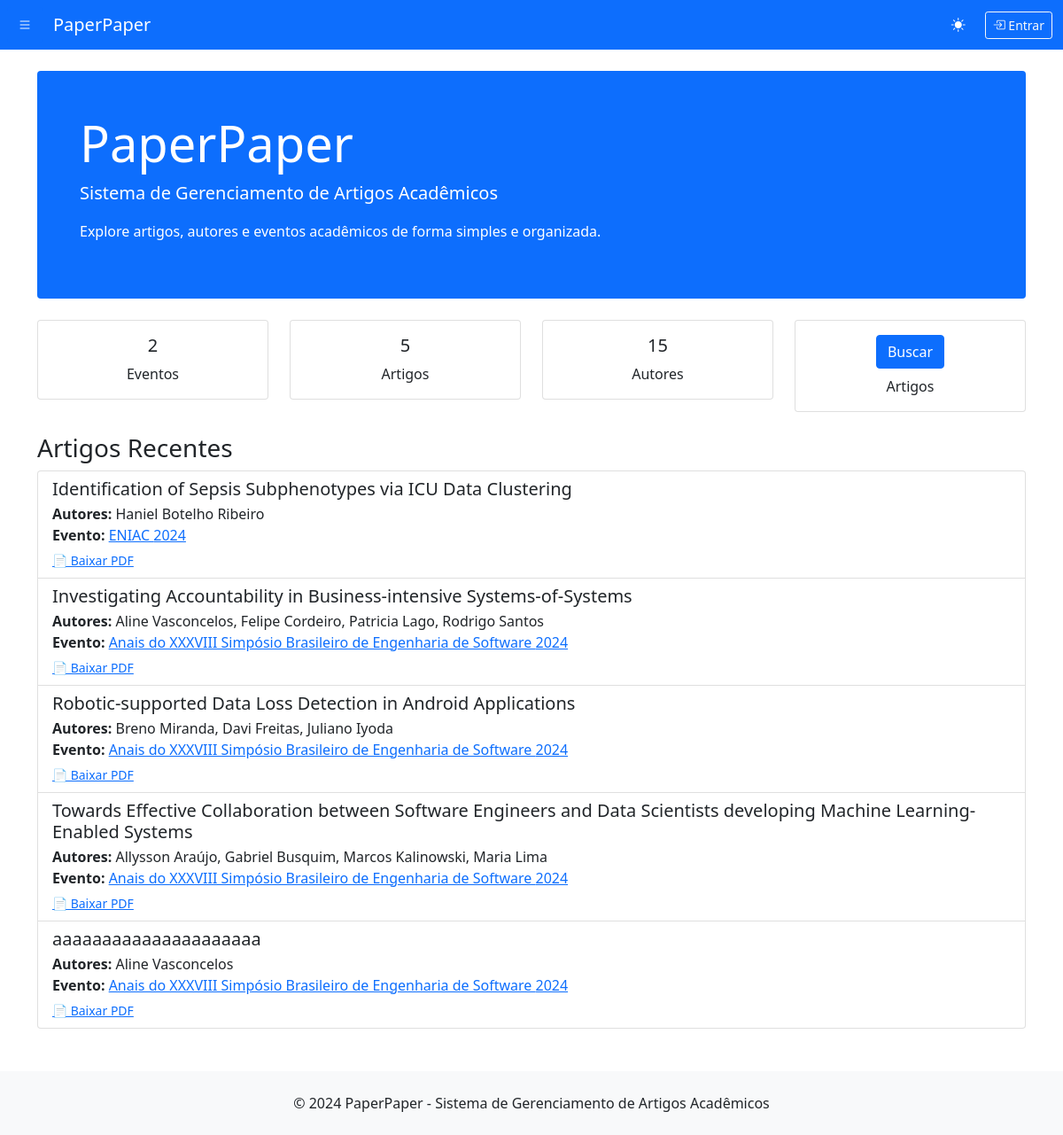
Before: / with the older database file.
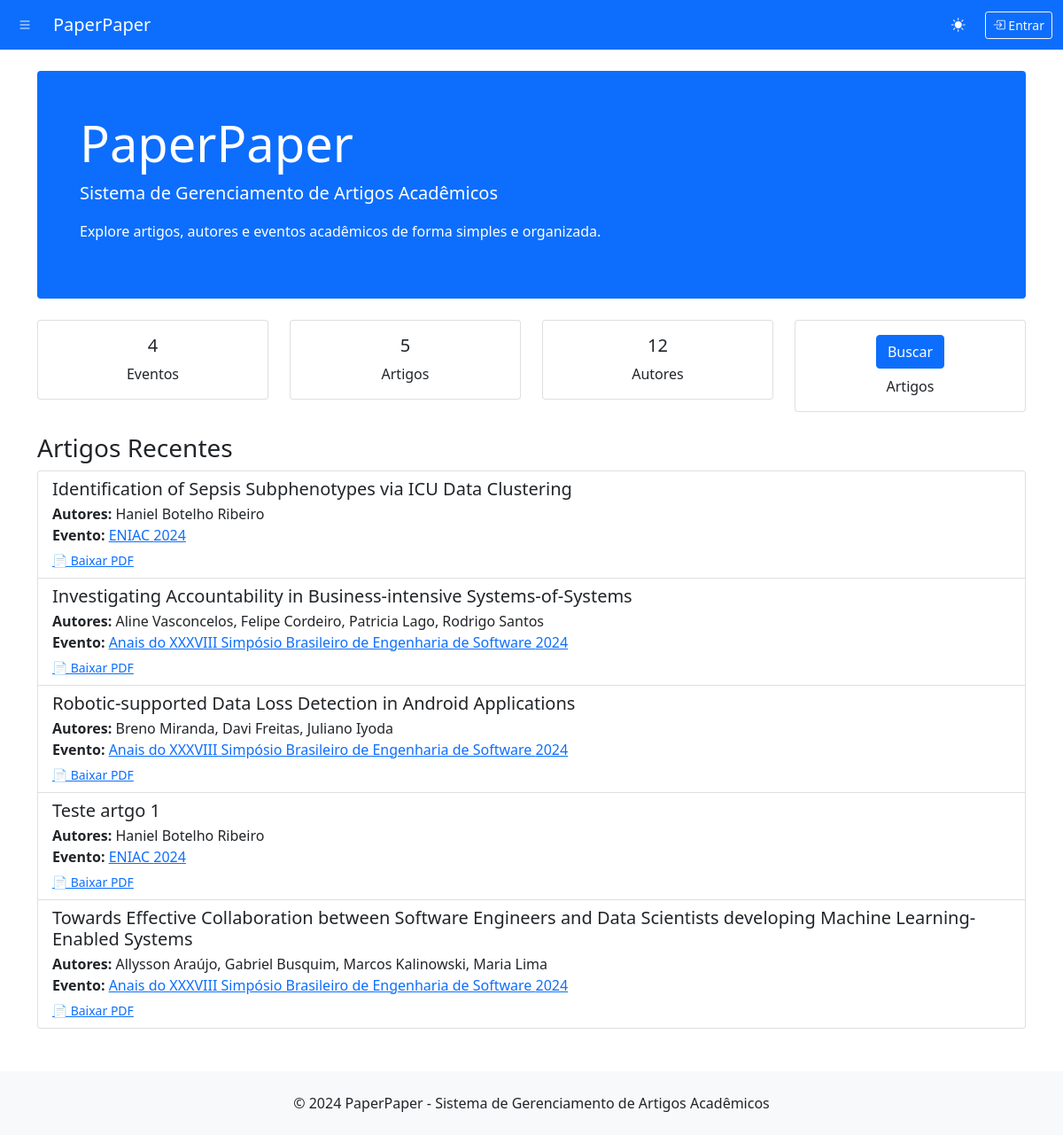
After: the same page with the newer database file.
### paperpaper/models.py (models this page shows, shortened)
class Article(models.Model):
    title = models.CharField(max_length=500, verbose_name="Título")
    authors = models.ManyToManyField(Author, related_name='articles', verbose_name="Autores")
    edition = models.ForeignKey(Edition, on_delete=models.CASCADE, related_name='articles')
    start_page = models.PositiveIntegerField(verbose_name="Página Inicial", null=True, blank=True)
    end_page = models.PositiveIntegerField(verbose_name="Página Final", null=True, blank=True)
    pdf_file = models.FileField(upload_to=article_pdf_upload_path, verbose_name="Arquivo PDF", null=True, blank=True)
    bibtex_key = models.CharField(max_length=100, verbose_name="Chave BibTeX", blank=True)
    slug = models.SlugField(max_length=600, blank=True)
    created_at = models.DateTimeField(auto_now_add=True)
    updated_at = models.DateTimeField(auto_now=True)
    class Meta:
        verbose_name = "Artigo"
        verbose_name_plural = "Artigos"
        ordering = ['-edition__year', 'title']
    @property
    def authors_list(self):
        return [author.full_name for author in self.authors.all()]
    @property
    def authors_string(self):
        return ", ".join(self.authors_list)

class Author(models.Model):
    full_name = models.CharField(max_length=200, verbose_name="Nome Completo")
    slug = models.SlugField(unique=True, blank=True)
    created_at = models.DateTimeField(auto_now_add=True)
    class Meta:
        verbose_name = "Autor"
        verbose_name_plural = "Autores"
        ordering = ['full_name']

class Edition(models.Model):
    event = models.ForeignKey(Event, on_delete=models.CASCADE, related_name='editions')
    year = models.PositiveIntegerField(verbose_name="Ano")
    location = models.CharField(max_length=200, verbose_name="Local")
    created_at = models.DateTimeField(auto_now_add=True)
    updated_at = models.DateTimeField(auto_now=True)
    class Meta:
        verbose_name = "Edição"
        verbose_name_plural = "Edições"
        unique_together = ['event', 'year']
        ordering = ['-year']

class Event(models.Model):
    name = models.CharField(max_length=200, verbose_name="Nome do Evento")
    acronym = models.CharField(max_length=20, unique=True, verbose_name="Sigla")
    promoting_entity = models.CharField(max_length=200, verbose_name="Entidade Promotora")
    slug = models.SlugField(unique=True, blank=True)
    created_at = models.DateTimeField(auto_now_add=True)
    updated_at = models.DateTimeField(auto_now=True)
    class Meta:
        verbose_name = "Evento"
        verbose_name_plural = "Eventos"
        ordering = ['name']

### paperpaper/views.py (the view)
# urls.py: 2. Add a URL to urlpatterns:  path('', views.home, name='home')
def home(request):
    context = {
        'events_count': Event.objects.count(),
        'articles_count': Article.objects.count(),
        'authors_count': Author.objects.count(),
        'recent_articles': Article.objects.select_related('edition__event').prefetch_related('authors')[:5]
    }
    return render(request, 'paperpaper/home.html', context)

### templates/paperpaper/home.html (shortened to what this page needs)
{% extends 'paperpaper/base.html' %}
{% block content %}
<div class="row">
    <div class="col-12">
        <div class="jumbotron bg-primary text-white p-5 rounded mb-4">
            <h1 class="display-4">PaperPaper</h1>
            <p class="lead">Sistema de Gerenciamento de Artigos Acadêmicos</p>
            <p>Explore artigos, autores e eventos acadêmicos de forma simples e organizada.</p>
        </div>
    </div>
</div>
<div class="row mb-4">
    <div class="col-md-3">
        <div class="card text-center">
            <div class="card-body">
                <h5 class="card-title">{{ events_count }}</h5>
                <p class="card-text">Eventos</p>
            </div>
        </div>
    </div>
    <div class="col-md-3">
        <div class="card text-center">
            <div class="card-body">
                <h5 class="card-title">{{ articles_count }}</h5>
                <p class="card-text">Artigos</p>
            </div>
        </div>
    </div>
    <div class="col-md-3">
        <div class="card text-center">
            <div class="card-body">
                <h5 class="card-title">{{ authors_count }}</h5>
                <p class="card-text">Autores</p>
            </div>
        </div>
    </div>
    <div class="col-md-3">
        <div class="card text-center">
            <div class="card-body">
                <h5 class="card-title">
                    <a href="{% url 'search_articles' %}" class="btn btn-primary">Buscar</a>
                </h5>
                <p class="card-text">Artigos</p>
            </div>
        </div>
    </div>
</div>
{% if recent_articles %}
<div class="row">
    <div class="col-12">
        <h3>Artigos Recentes</h3>
        <div class="list-group">
            {% for article in recent_articles %}
            <div class="list-group-item">
                <h5 class="mb-1">{{ article.title }}</h5>
                <p class="mb-1">
                    <strong>Autores:</strong> {{ article.authors_string }}<br>
                    <strong>Evento:</strong>
                    <a href="{% url 'edition_detail' article.edition.event.slug article.edition.year %}">
                        {{ article.edition.event.name }} {{ article.edition.year }}
                    </a>
                </p>
                {% if article.pdf_file %}
                <small><a href="{{ article.pdf_file.url }}" target="_blank">📄 Baixar PDF</a></small>
                {% endif %}
            </div>
            {% endfor %}
        </div>
    </div>
</div>
{% endif %}
{% endblock %}

Changed rows visible on the page:
removed Article: title "aaaaaaaaaaaaaaaaaaaaa", authors_string "Aline Vasconcelos", edition.event.name "Anais do XXXVIII Simpósio Brasileiro de Engenharia de Software", edition.year "2024"
added Article: title "Teste artgo 1", authors_string "Haniel Botelho Ribeiro", edition.event.name "ENIAC", edition.year "2024"
Other visible differences:
{{ events_count }}: "2" → "4"
{{ authors_count }}: "15" → "12"
